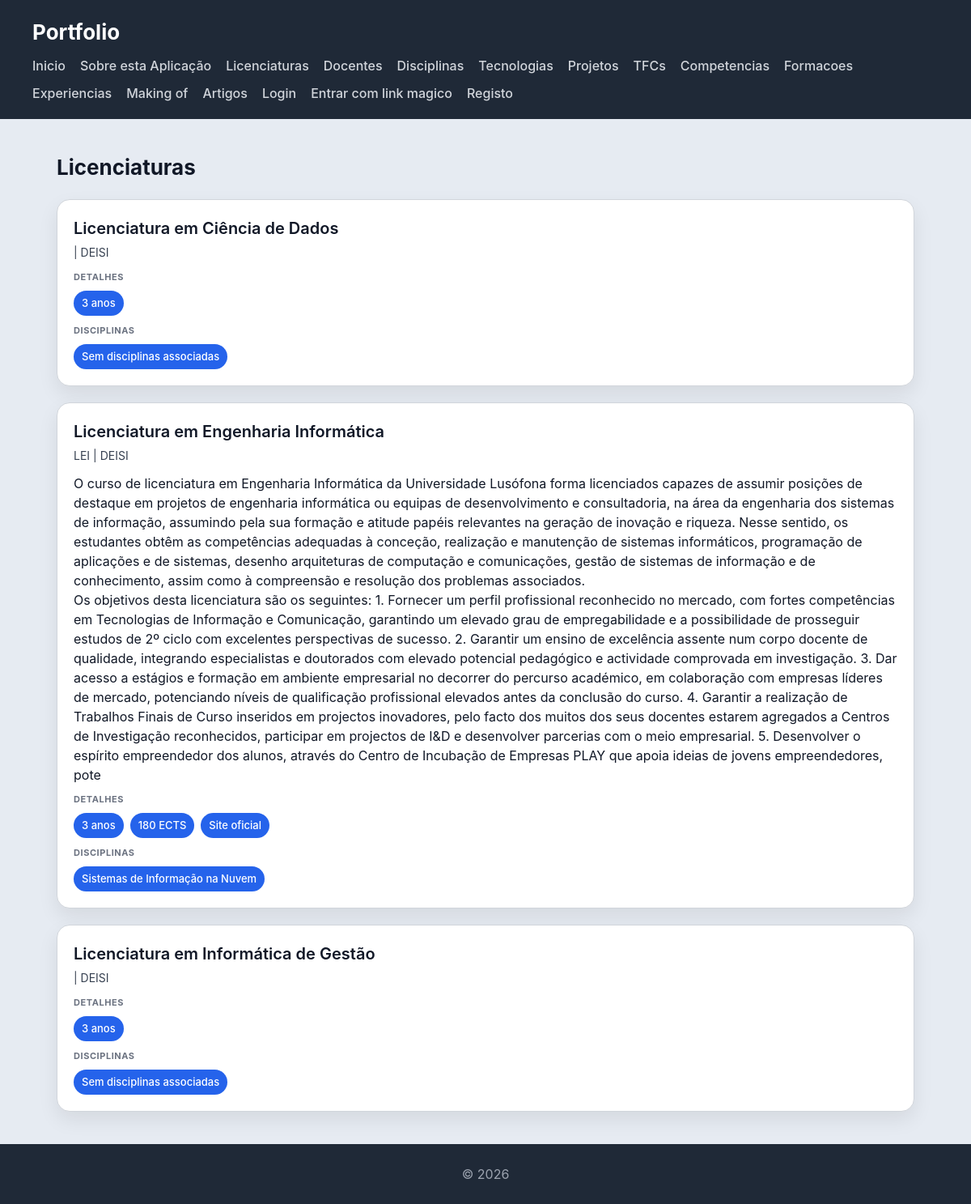
Page /portfolio/licenciaturas/ on the committed database.
### portfolio/models.py (models this page shows, shortened)
class Licenciatura(models.Model):
    nome = models.CharField(max_length=200)
    sigla = models.CharField(max_length=10)
    descricao = models.TextField(blank=True)
    objetivos = models.TextField(blank=True)
    ects_total = models.IntegerField(blank=True, null=True)
    duracao_anos = models.IntegerField(default=3)
    url_oficial = models.URLField(blank=True, null=True)
    departamento = models.CharField(max_length=200)

class UnidadeCurricular(models.Model):
    nome = models.CharField(max_length=150)
    sigla = models.CharField(max_length=20, blank=True)
    descricao = models.TextField(blank=True)
    ects = models.DecimalField(max_digits=4, decimal_places=1, null=True, blank=True)
    imagem = models.ImageField(upload_to='ucs/', blank=True, null=True)
    ano_curricular = models.IntegerField(blank=True, null=True)
    semestre = models.CharField(max_length=30, blank=True)
    objetivos = models.TextField(blank=True)
    conteudos = models.TextField(blank=True)
    bibliografia = models.TextField(blank=True)
    apresentacao = models.TextField(blank=True)
    licenciaturas = models.ManyToManyField(Licenciatura, related_name='ucs', blank=True)
    docentes = models.ManyToManyField(Docente, related_name='ucs', blank=True)

### portfolio/views.py (the view)
# urls.py: path("licenciaturas/", views.licenciaturas_view, name="portfolio_licenciaturas"),
def licenciaturas_view(request):
    licenciaturas = Licenciatura.objects.prefetch_related("ucs").order_by("nome")
    return render(
        request,
        "portfolio/licenciaturas.html",
        {"licenciaturas": licenciaturas},
    )

### templates/portfolio/licenciaturas.html
{% extends "portfolio/base.html" %} {% block content %}
<h2>Licenciaturas</h2>
<section>
  {% for licenciatura in licenciaturas %}
  <article>
    <header>
      <h3>{{ licenciatura.nome }}</h3>
      <p>{{ licenciatura.sigla }} | {{ licenciatura.departamento }}</p>
    </header>
    {% if licenciatura.descricao %}
    <p>{{ licenciatura.descricao }}</p>
    {% endif %}
    {% if licenciatura.objetivos %}
    <p>{{ licenciatura.objetivos }}</p>
    {% endif %}
    <section>
      <h4>Detalhes</h4>
      <ul>
        <li>{{ licenciatura.duracao_anos }} anos</li>
        {% if licenciatura.ects_total %}
        <li>{{ licenciatura.ects_total }} ECTS</li>
        {% endif %}
        {% if licenciatura.url_oficial %}
        <li><a href="{{ licenciatura.url_oficial }}">Site oficial</a></li>
        {% endif %}
      </ul>
    </section>
    <section>
      <h4>Disciplinas</h4>
      <ul>
        {% for uc in licenciatura.ucs.all %}
        <li>{{ uc.nome }}</li>
        {% empty %}
        <li>Sem disciplinas associadas</li>
        {% endfor %}
      </ul>
    </section>
  </article>
  {% empty %}
  <article>
    <header><h3>Sem licenciaturas registadas</h3></header>
  </article>
  {% endfor %}
</section>
{% endblock %}

### escola/static/escola/styles.css (style rules this page uses)
* { box-sizing: border-box; margin: 0; padding: 0; }
body { font-family: "Inter", "Segoe UI", system-ui, -apple-system, sans-serif; background: #e6ebf2; color: #111827; line-height: 1.5; }
h2 { margin-bottom: 20px; font-size: 26px; }
section > article { background: white; padding: 20px; border-radius: 16px; border: 1px solid #d1d5db; box-shadow: 0 10px 25px rgba(0, 0, 0, 0.08); transition: all 0.25s ease; margin-bottom: 20px; }
article > header { margin-bottom: 12px; }
article > header > h3 { font-size: 20px; font-weight: 600; margin-bottom: 4px; }
article > header > p { font-size: 14px; color: #374151; }
article > section { margin-top: 10px; }
article > section > h4 { font-size: 11px; text-transform: uppercase; color: #6b7280; margin-bottom: 8px; letter-spacing: 0.05em; }
article > section > ul { list-style: none; display: flex; flex-wrap: wrap; gap: 8px; }
article > section > ul > li { background: #2563eb; color: white; padding: 6px 10px; border-radius: 999px; font-size: 13px; font-weight: 500; }
article > section > ul > li > a { color: #ffffff; text-decoration: none; }

### rows in the picture
Licenciatura: nome "Licenciatura em Ciência de Dados", departamento "DEISI", duracao_anos "3"
Licenciatura: nome "Licenciatura em Engenharia Informática", sigla "LEI", departamento "DEISI", descricao "O curso de licenciatura em Engenharia Informática da Universidade Lusófona forma licenciados capazes de assumir posições de destaque em projetos de engenharia informática ou equipas de desenvolvimento e consultadoria, na área da engenharia dos sistemas de informação, assumindo pela sua formação e atitude papéis relevantes na geração de inovação e riqueza. Nesse sentido, os estudantes obtêm as competências adequadas à conceção, realização e manutenção de sistemas informáticos, programação de aplicações e de sistemas, desenho arquiteturas de computação e comunicações, gestão de sistemas de informação e de conhecimento, assim como à compreensão e resolução dos problemas associados.", objetivos "Os objetivos desta licenciatura são os seguintes: 1. Fornecer um perfil profissional reconhecido no mercado, com fortes competências em Tecnologias de Informação e Comunicação, garantindo um elevado grau de empregabilidade e a possibilidade de prosseguir estudos de 2º ciclo com excelentes perspectivas de sucesso. 2. Garantir um ensino de excelência assente num corpo docente de qualidade, integrando especialistas e doutorados com elevado potencial pedagógico e actividade comprovada em investigação. 3. Dar acesso a estágios e formação em ambiente empresarial no decorrer do percurso académico, em colaboração com empresas líderes de mercado, potenciando níveis de qualificação profissional…", duracao_anos "3", ects_total "180"
UnidadeCurricular: nome "Sistemas de Informação na Nuvem"
Licenciatura: nome "Licenciatura em Informática de Gestão", departamento "DEISI", duracao_anos "3"
